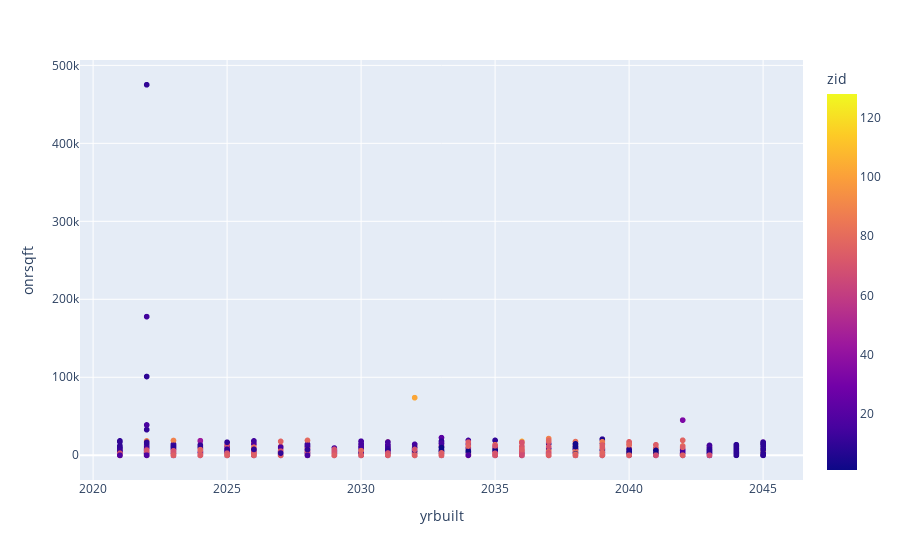

Notebook cell for this chart:
### Code cell
fig = px.scatter(parcel_data, x='yrbuilt', y='onrsqft', color='zid')
fig.show()

### Figure 1 — Plotly figure (JSON) as saved in the notebook; plotly's stock layout.template omitted (floating-point values rounded to 4 significant figures; data arrays with more than 128 entries replaced by an {"elided": "..."} marker saying what was removed)
{"data": [{"hovertemplate": "yrbuilt=%{x}<br>onrsqft=%{y}<br>zid=%{marker.color}<extra></extra>", "legendgroup": "", "marker": {"color": {"elided": "2703 int values"}, "coloraxis": "coloraxis", "symbol": "circle"}, "mode": "markers", "name": "", "showlegend": false, "type": "scattergl", "x": {"elided": "2703 int values"}, "xaxis": "x", "y": {"elided": "2703 int values"}, "yaxis": "y"}], "layout": {"coloraxis": {"colorbar": {"title": {"text": "zid"}}, "colorscale": [[0, "#0d0887"], [0.1111, "#46039f"], [0.2222, "#7201a8"], [0.3333, "#9c179e"], [0.4444, "#bd3786"], [0.5556, "#d8576b"], [0.6667, "#ed7953"], [0.7778, "#fb9f3a"], [0.8889, "#fdca26"], [1, "#f0f921"]]}, "legend": {"tracegroupgap": 0}, "margin": {"t": 60}, "xaxis": {"anchor": "y", "domain": [0, 1], "title": {"text": "yrbuilt"}}, "yaxis": {"anchor": "x", "domain": [0, 1], "title": {"text": "onrsqft"}}}}
